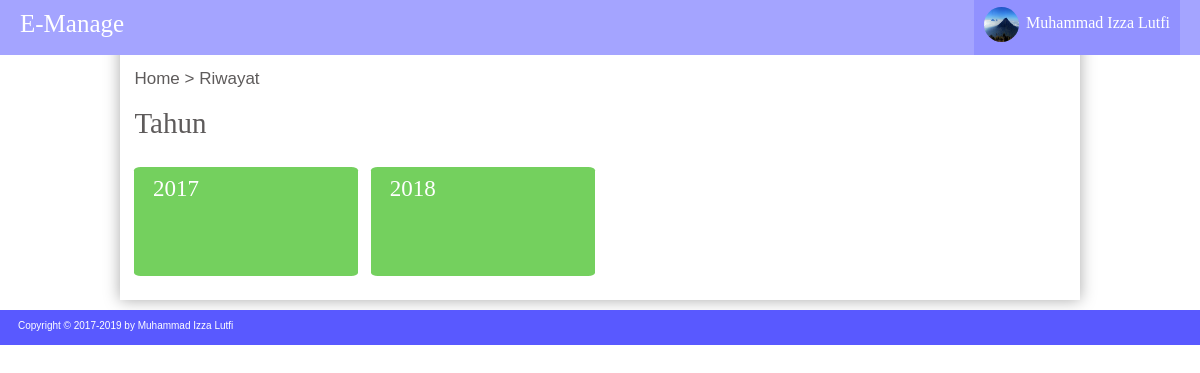
Screenshot of /home/index.php?menu=riwayat (signed in) with the database file from the repository.
### tables this page shows
CREATE TABLE `user` (
  `id_user` int(10) NOT NULL,
  `nama` varchar(50) NOT NULL,
  `alamat` varchar(50) NOT NULL,
  `tgl_lahir` date NOT NULL,
  `foto` varchar(30) NOT NULL,
  `username` varchar(50) NOT NULL,
  `password` varchar(50) NOT NULL
);

CREATE TABLE `penarikan` (
  `id_penarikan` int(10) NOT NULL,
  `id_user` int(10) NOT NULL,
  `tanggal` date NOT NULL,
  `jumlah` int(10) NOT NULL
);

### home/index.php (the view, shortened to what this page needs)
<?php
	include "../inc/koneksi.php";
	$user=$_SESSION['username'];
	$quser=mysqli_query($koneksi,"SELECT * FROM user WHERE username='$user'");
	$data=mysqli_fetch_array($quser);
 ?>
<!DOCTYPE html PUBLIC "-//W3C//DTD XHTML 1.0 Transitional//EN" "http://www.w3.org/TR/xhtml1/DTD/xhtml1-transitional.dtd">
<html xmlns="http://www.w3.org/1999/xhtml">
<head>
<link rel="stylesheet" type="text/css" href="../css/utama.css" />
<link rel="stylesheet" type="text/css" href="../css/profil.css">
<link rel="stylesheet" type="text/css" href="../css/saldo.css">
</head>
<body>
    <div class="header">
        <a href="index.php">
    	<div class="header-font">
        	E-Manage
        </div>
        </a>
        <div class="header-profil">
        	<div class="dropdown">
                <label for="checkbox_toggle"><img name="profile" src="../img/image/<?=$data['foto']?>" /><div class="profil-text"><?php echo $data['nama']; ?></div></label>
            </div>
        </div>
    </div>
    <div class="content">
    	<?php
    		switch ($_GET['menu']) {
                case "riwayat":
                    include "page/riwayat.php";
                    break;
    		}
    	 ?>
    </div>
    <div style="clear: both;">
    <div class="footer"><font face="Arial" color="#FFFFFF" size="-2" style="padding-left:1.5%;">Copyright &copy; 2017-<?=date('Y')?> by Muhammad Izza Lutfi</font></div>
</body>
</html>

### home/page/riwayat.php (shortened to what this page needs)
<!DOCTYPE html>
<html>
<head>
</head>
<body>
<div class="content-menu">
	<div class="content-menu1">
		<div class="menu-judul1">Home > Riwayat</div><br><br>
		<div class="ket">Tahun</div><br>
			<?php
				$idusr=$data['id_user'];
				$qtahun=mysqli_query($koneksi,"SELECT * FROM penarikan WHERE id_user='$idusr' GROUP BY YEAR(tanggal)");
				while($dt=mysqli_fetch_array($qtahun)){
			 ?>
			 <a href="?menu=r_bulan&th=<?=$dt[tanggal];?>">
			 <div class="r-tahun">
			 	<?=date("Y", strtotime($dt['tanggal']));?>
			 </div>
			</a>
			 <?php } ?>
	</div>
</div>
</body>
</html>

### css/utama.css (style rules this page uses)
body { background:#FFF; padding:0; margin:0; }
.header { width:100%; height:55px; position: fixed; background:#A4A4FF; }
.header-font { font-family:Arial Narrow; font-size:25px; color:#FFF; float:left; padding:10px 0px 0px 20px; }
.header-profil { width:auto; height:55px; float:right; margin-right:20px; }
.dropdown { position:relative; display:inline-block; font-size:16px; color:#FFF; }
label { box-sizing:border-box; display: inline-block; width:100%; background:#9191FF; height:55px; cursor:pointer; padding:0px 10px 0px 10px; }
.profil-text { padding-top:14px; font-family:Arial Narrow; float:left; padding-left:7px; }
img[name="profile"] { border-radius:100%; width:35px; height:35px; margin-top:7px; float:left; }
.content { width:80%; padding-top: 50px; margin:0 auto; padding-bottom: 2%; background:#FFF; box-shadow: 0 0 15px #aaa; height:auto; margin-bottom: 10px; }
.footer { width:100%; height:25px; margin-bottom:0%; background:#5959FF; padding-top:10px; }
@media screen and (min-width: 769px) { .header { z-index: 99999; } }

### css/saldo.css (style rules this page uses)
.content-menu { width: 97%; height: auto; border: 0px solid rgba(233,233,233,0.7); margin:0 auto; }
.content-menu1 { margin-top: 2%; }
.menu-judul1 { font-family: Arial; font-size: 17px; color: #5E5B5B; display: inline-block; }
.ket { font-family: Arial Narrow; font-size: 29px; color: #5E5B5B; }
.r-tahun { width: 22%; height: 100px; background: #74D05E; border-radius: 3%; color: #fff; font-family: Verdana; font-size: 23px; padding-left: 2%; padding-top: 1%; display: inline-block; margin-right: 1%; margin-top: 1%; transition: all 150ms linear; }
a { text-decoration: none; }

### rows the page displays
user: foto (picture), nama "Muhammad Izza Lutfi"
penarikan: tanggal "2017"
penarikan: tanggal "2018"
